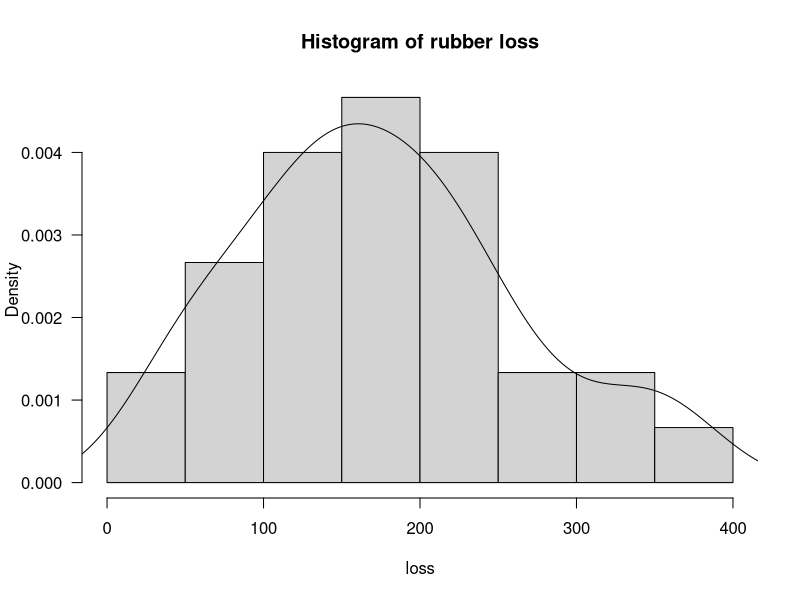
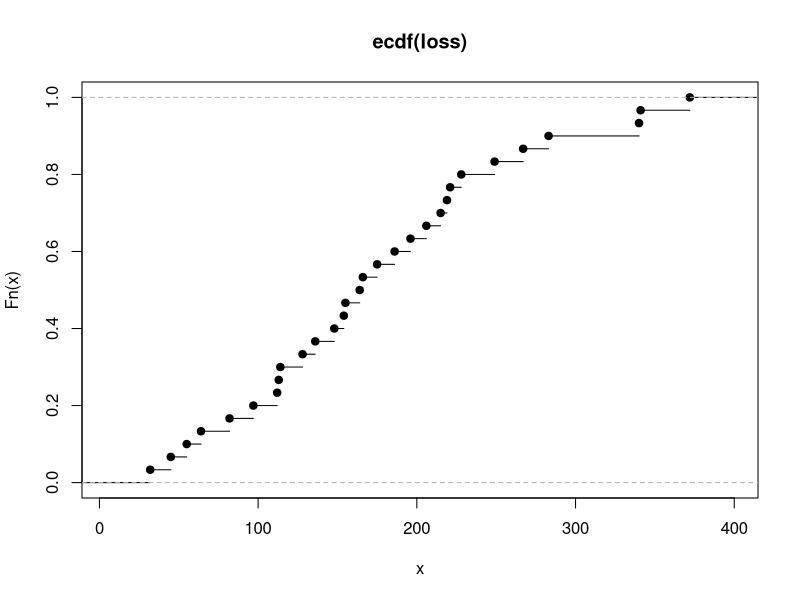

Write the R code that produced these figures, in order.

loss <- c(372,206,175,154,136,112,55,45,221,166,164,113,82,32,228,196,128,97,64,
          249,219,186,155,114,341,340,283,267,215,148)

par(mfrow=c(1,1))
hist(loss, prob=TRUE, las=1, main="Histogram of rubber loss")

lines(density(loss))
savePlot("hist", "png")

plot(ecdf(loss))

#mode(loss)
median(loss)
